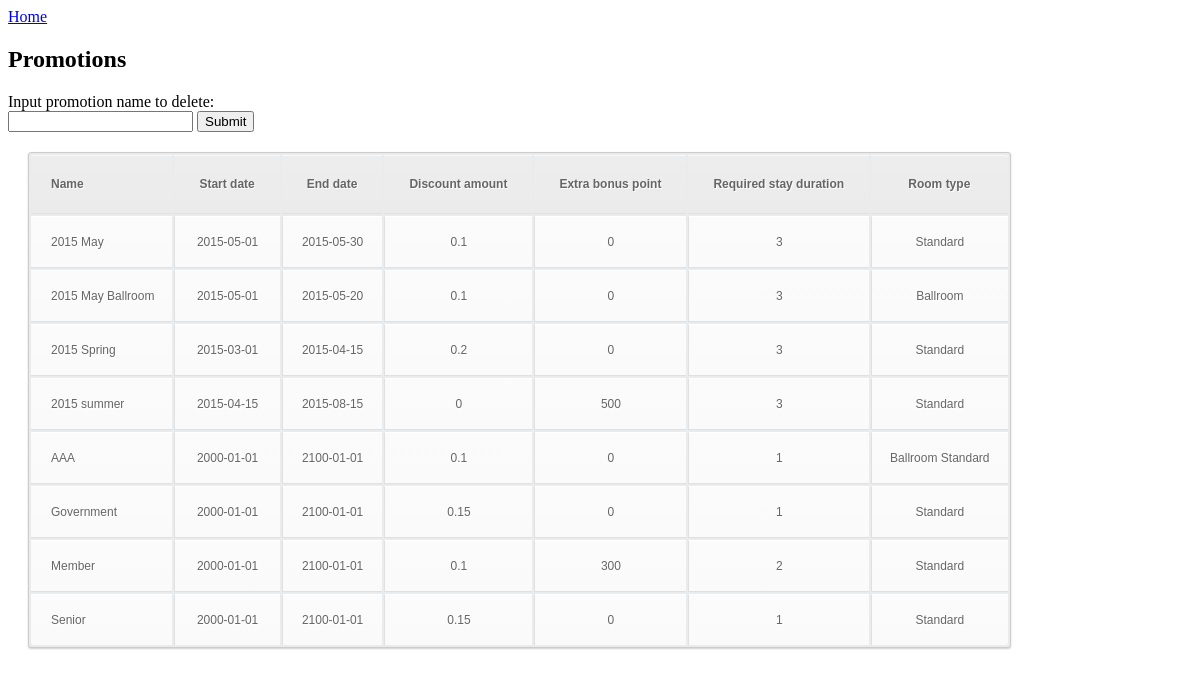
/web/allPromotions.php, run on the app's committed database.
### tables this page shows
CREATE TABLE promotion (
	promo_name       	   varchar(30) not null,
	start_date             date,
	end_date               date,
	discount_amount        real,
	extra_bonus_point      integer,
	required_stay_duration integer,
	primary key (promo_name)
);

### web/allPromotions.php (the view, shortened to what this page needs)
<!DOCTYPE html>
<html lang="en">
<head>
<link rel="stylesheet" href="css/table.css"
</head>
<body>
<div>
<?php include 'return_to_home.php';?>
</div>
<h2>Promotions</h2>
<form method="post" action="<?php echo htmlspecialchars($_SERVER["PHP_SELF"]);?>">
Input promotion name to delete:<br>
<input type="text" name="deletename">
<input type="submit" value="Submit" />
</form>
<?php
    $query = "select *  FROM promotion";
    $result = mysql_query($query);
    echo "<table><tr><th>Name</th><th>Start date</th><th>End date</th>
        <th>Discount amount</th><th>Extra bonus point</th><th>Required stay duration</th><th>Room type</th>";
    while($promo = mysql_fetch_array($result)){
        $name=$promo["promo_name"];
        echo "<tr><td>".$promo["promo_name"]."</td><td>".$promo["start_date"]."</td><td>"
        .$promo["end_date"]."</td><td>".$promo["discount_amount"]."</td><td>".$promo["extra_bonus_point"].
        "</td><td>".$promo["required_stay_duration"]."</td><td>";
        $querya = "SELECT room_type FROM promo_room WHERE promo_name='$name'";
        $resulta = mysql_query($querya);
        if(!empty($resulta)){
        while($roomtype=mysql_fetch_array($resulta)){
            echo $roomtype["room_type"]." ";
            }
        }
        echo "</td></tr>";
    }
    echo "</table>";
?>
</body>
</html>

### web/return_to_home.php
<?php
echo '<a href="index.html">Home</a>';
?>

### web/css/table.css (style rules this page uses)
table { font-family:Arial, Helvetica, sans-serif; color:#666; font-size:12px; text-shadow: 1px 1px 0px #fff; background:#eaebec; margin:20px; border:#ccc 1px solid; -moz-border-radius:3px; -webkit-border-radius:3px; border-radius:3px; -moz-box-shadow: 0 1px 2px #d1d1d1; -webkit-box-shadow: 0 1px 2px #d1d1d1; box-shadow: 0 1px 2px #d1d1d1; }
table th { padding:21px 25px 22px 25px; border-top:1px solid #fafafa; border-bottom:1px solid #e0e0e0; background: #ededed; background: -webkit-gradient(linear, left top, left bottom, from(#ededed), to(#ebebeb)); background: -moz-linear-gradient(top, #ededed, #ebebeb); }
table th:first-child { text-align: left; padding-left:20px; }
table tr:first-child th:first-child { -moz-border-radius-topleft:3px; -webkit-border-top-left-radius:3px; border-top-left-radius:3px; }
table tr:first-child th:last-child { -moz-border-radius-topright:3px; -webkit-border-top-right-radius:3px; border-top-right-radius:3px; }
table tr { text-align: center; padding-left:20px; }
table tr td:first-child { text-align: left; padding-left:20px; border-left: 0; }
table tr td { padding:18px; border-top: 1px solid #ffffff; border-bottom:1px solid #e0e0e0; border-left: 1px solid #e0e0e0; background: #fafafa; background: -webkit-gradient(linear, left top, left bottom, from(#fbfbfb), to(#fafafa)); background: -moz-linear-gradient(top, #fbfbfb, #fafafa); }
table tr:last-child td { border-bottom:0; }
table tr:last-child td:first-child { -moz-border-radius-bottomleft:3px; -webkit-border-bottom-left-radius:3px; border-bottom-left-radius:3px; }
table tr:last-child td:last-child { -moz-border-radius-bottomright:3px; -webkit-border-bottom-right-radius:3px; border-bottom-right-radius:3px; }

### data on the page
promotion: promo_name "2015 May", start_date "2015-05-01", end_date "2015-05-30", discount_amount "0.1", extra_bonus_point "0", required_stay_duration "3", room_type "Standard"
promotion: promo_name "2015 May Ballroom", start_date "2015-05-01", end_date "2015-05-20", discount_amount "0.1", extra_bonus_point "0", required_stay_duration "3", room_type "Ballroom"
promotion: promo_name "2015 Spring", start_date "2015-03-01", end_date "2015-04-15", discount_amount "0.2", extra_bonus_point "0", required_stay_duration "3", room_type "Standard"
promotion: promo_name "2015 summer", start_date "2015-04-15", end_date "2015-08-15", discount_amount "0", extra_bonus_point "500", required_stay_duration "3", room_type "Standard"
promotion: promo_name "AAA", start_date "2000-01-01", end_date "2100-01-01", discount_amount "0.1", extra_bonus_point "0", required_stay_duration "1", room_type "Ballroom", room_type "Standard"
promotion: promo_name "Government", start_date "2000-01-01", end_date "2100-01-01", discount_amount "0.15", extra_bonus_point "0", required_stay_duration "1", room_type "Standard"
promotion: promo_name "Member", start_date "2000-01-01", end_date "2100-01-01", discount_amount "0.1", extra_bonus_point "300", required_stay_duration "2", room_type "Standard"
promotion: promo_name "Senior", start_date "2000-01-01", end_date "2100-01-01", discount_amount "0.15", extra_bonus_point "0", required_stay_duration "1", room_type "Standard"
